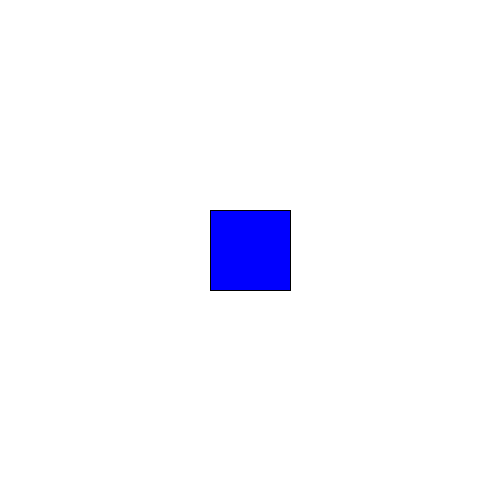
Frame 1 (no input)
Frame 60 (the mouse pressed at the canvas centre just before this capture): identical to frame 1, image omitted
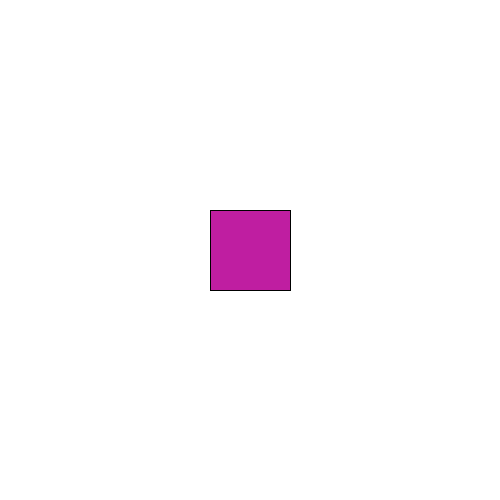
Frame 120 (the mouse held since frame 60 and released just before this capture)

The Processing sketch that drew these frames (run headless with seeded random() and noise(); from frame 60 on, the mouse is pressed at the canvas centre):

// Processing sketch: processing_105033
// ── processing_105033.pde

void setup() {
  size(500, 500);
  smooth();
}

void draw(){
  background(255);
  if ((mouseX<=(height/2)+40)&&(mouseY>=(height/2)-40)
  &&((mouseY<=(height/2)+40))) {
    fill(random(255), random(255), random(255));
  } else {
    fill(0,0,255);
  }
  
  rectMode(CENTER);
  rect(width/2,height/2,80,80);
  
}
